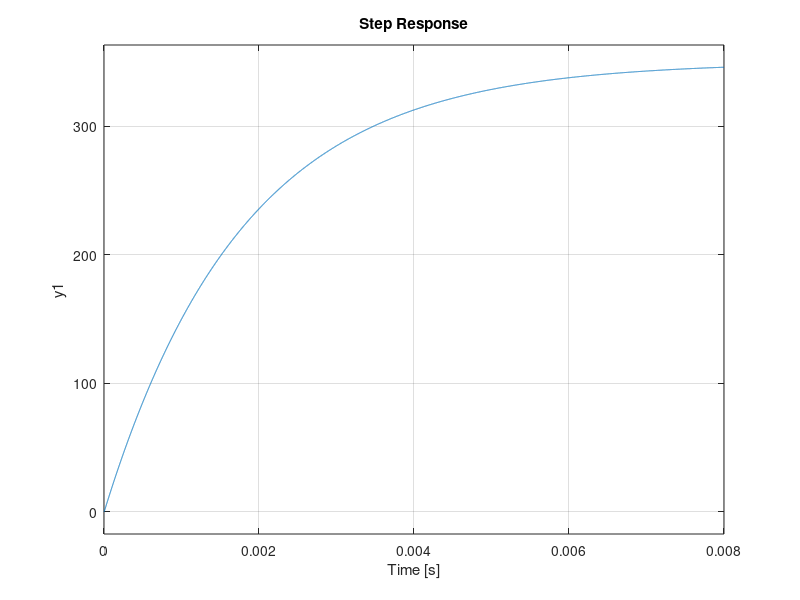

Write the MATLAB code that produced this figure.
clc
clear all
Ve = 350;
Vc = 100;
R = 50;
K = Vc/Ve;
Fsw = 20000 ;
T = 1/Fsw;
Il = Vc/R;
deltaIl = 0.02*Il; 
deltaVc = 0.05*Vc;
l = K*T*(Ve-Vc)/(deltaIl);
c = (1/8)*(T*T/l)*(1-K)*(Vc/deltaVc);


 %% modelo de espacio de estados: 
 A = [  0       -1/l ;
       1/c  -1/(R*c)  ]
 B = [   Ve/l     K/l;
         0     0  ]
 C = eye(size(A))
 D = zeros(size(A))

 spaceSatateModel = ss(A,B,C,D)
 Gs = tf (spaceSatateModel)
 %GsIlk = Gs(1,1)
 GsVcK = Gs(2,1)

 step(GsVcK)
 %rlocus(GsVcK)
